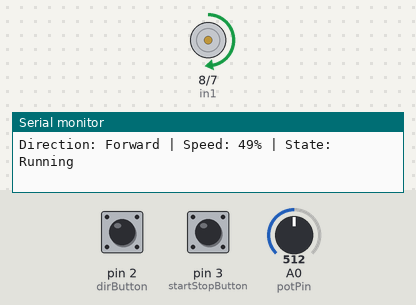
This sketch was run on a simulated Arduino Uno, built with avr-gcc and run on an emulated ATmega328P. On the bench: motor-driver pin pairs drawn as motors (green arrow = first pin HIGH = forward, orange = second pin HIGH = backward, longer = more drive, scaled by the enable pin), the last lines printed to the serial monitor. The test bench sets the inputs (shaded band); at power-on: pin 2 (dirButton) HIGH, pin 3 (startStopButton) HIGH, A0 (potPin) = 512.

Above: at 1.3 s.
1.4 s: pin 2 (dirButton) pulled LOW for 3.2 s
At 5.7 s:
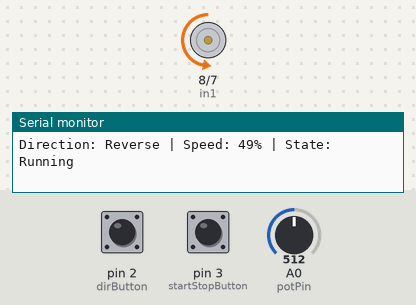
6.1 s: pin 3 (startStopButton) pulled LOW for 3.2 s
At 7.2 s:
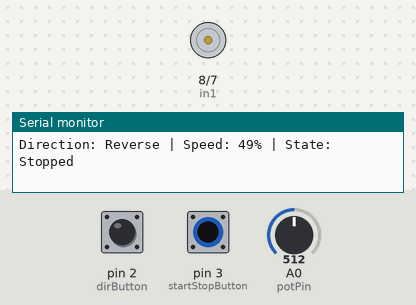
10.8 s: A0 (potPin) set to 716
At 12.0 s:
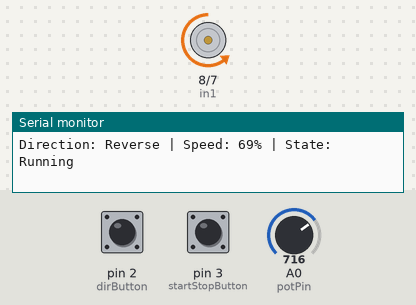
12.3 s: pin 2 (dirButton) pulled LOW for 0.6 s
At 13.4 s:
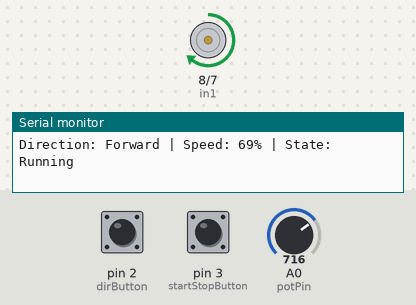
14.4 s: A0 (potPin) set to 900
At 15.1 s:
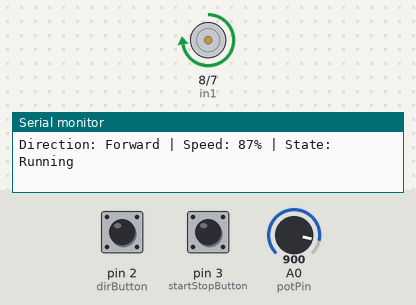
16.0 s: pin 2 (dirButton) pulled LOW for 0.6 s
At 17.6 s:
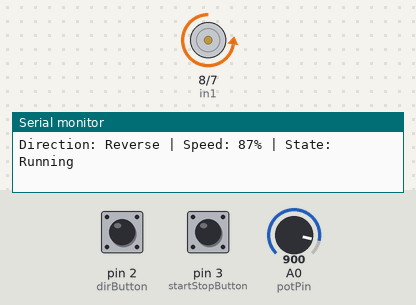
Timing chart, 0 to 19.1 s (numbered marks = the images above; inputs shaded):
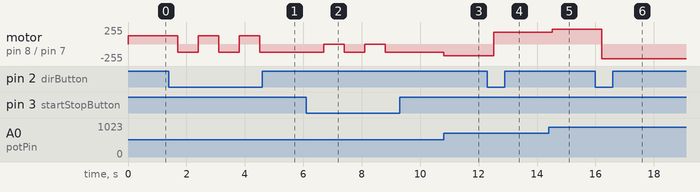

The sketch:

dc_motor_control.ino
```cpp
const int enA = 9;
const int in1 = 8;
const int in2 = 7;
const int potPin = A0;
const int dirButton = 2;
const int startStopButton = 3;

bool motorRunning = true;
bool direction = true;

void setup() {
  pinMode(in1, OUTPUT);
  pinMode(in2, OUTPUT);

  pinMode(dirButton, INPUT_PULLUP);
  pinMode(startStopButton, INPUT_PULLUP);

  Serial.begin(9600);
}

void loop() {

  int potValue = analogRead(potPin);
  int speedPWM = map(potValue, 0, 1023, 0, 255);
  int speedPercent = map(speedPWM, 0, 255, 0, 100);

  if (digitalRead(dirButton) == LOW) {
    direction = !direction;
    delay(200);
  }

  if (digitalRead(startStopButton) == LOW) {
    motorRunning = !motorRunning;
    delay(200);
  }

  if (motorRunning) {

    analogWrite(enA, speedPWM);

    if (direction) {
      digitalWrite(in1, HIGH);
      digitalWrite(in2, LOW);
    }
    else {
      digitalWrite(in1, LOW);
      digitalWrite(in2, HIGH);
    }

  } else {

    analogWrite(enA, 0);
    digitalWrite(in1, LOW);
    digitalWrite(in2, LOW);
  }

  Serial.print("Direction: ");
  Serial.print(direction ? "Forward" : "Reverse");

  Serial.print(" | Speed: ");
  Serial.print(speedPercent);
  Serial.print("%");

  Serial.print(" | State: ");
  Serial.println(motorRunning ? "Running" : "Stopped");

  delay(500);
}
```

Measured:
- after the input at 1.4 s, motor on pin 8 (in1) / pin 7 (in2): alternates forward 127/255 for 0.70 s and backward 127/255 for 0.70 s, 5 changes in all, then stays backward 127/255, starting after 0.30 s
- after the input at 6.1 s, motor on pin 8 (in1) / pin 7 (in2): alternates backward 127/255 for 0.70 s and stopped for 0.70 s, 4 changes in all, then stays backward 127/255, starting after 0.61 s
- after the input at 10.8 s, motor on pin 8 (in1) / pin 7 (in2): backward 127/255 → backward 178/255 at once
- after the input at 12.3 s, motor on pin 8 (in1) / pin 7 (in2): backward 178/255 → forward 178/255 after 0.22 s
- after the input at 14.4 s, motor on pin 8 (in1) / pin 7 (in2): forward 178/255 → forward 224/255 after 0.12 s
- after the input at 16.0 s, motor on pin 8 (in1) / pin 7 (in2): forward 224/255 → backward 224/255 after 0.22 s
